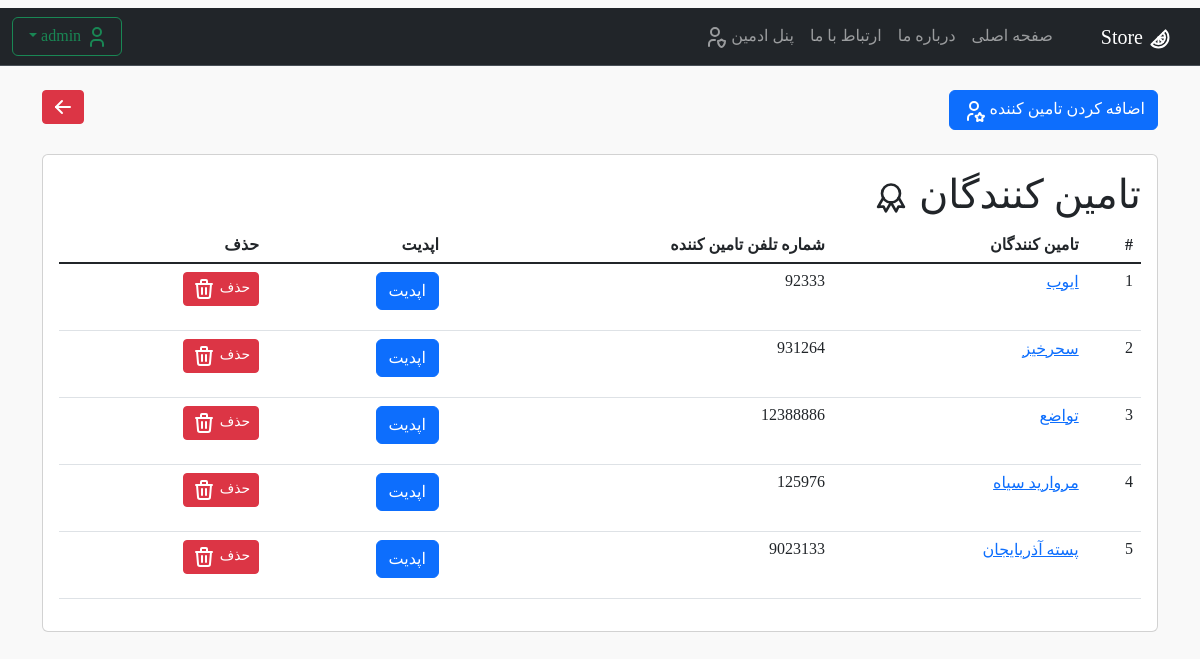
Page /panel/supplier/ (signed in) on the earlier database version.
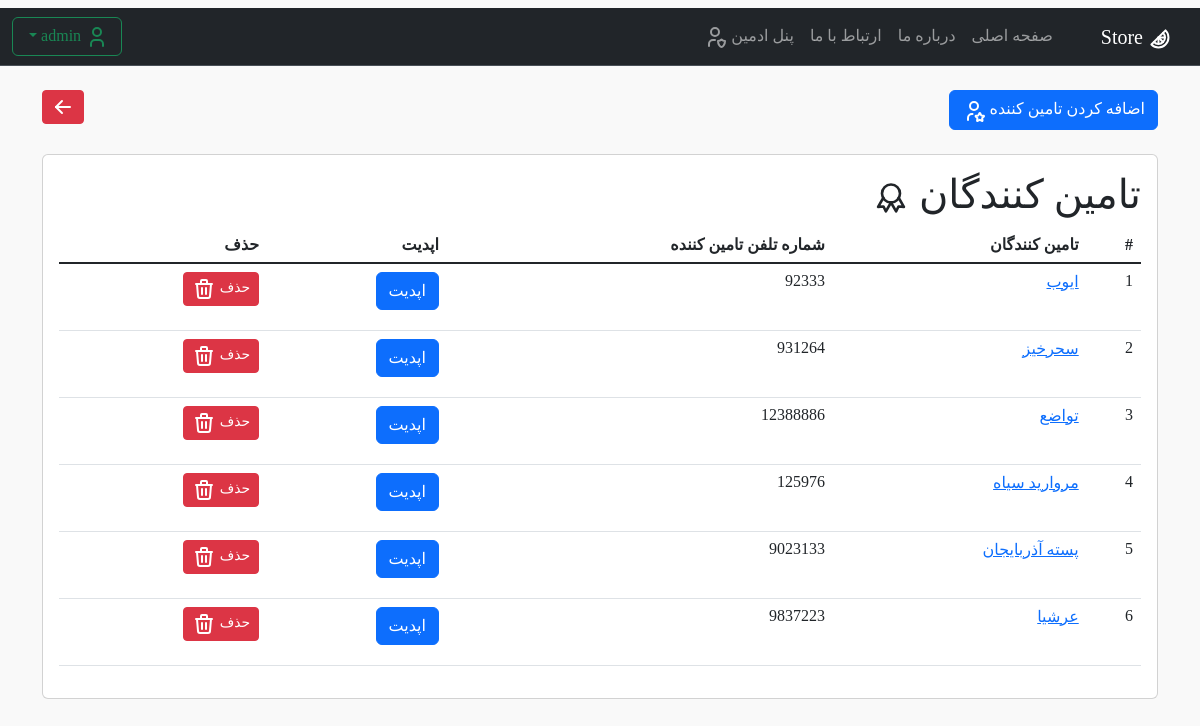
Same page on the later database version.
### products/models.py (models this page shows, shortened)
class Supplier(models.Model):
    SupplierId = models.AutoField(primary_key=True)
    name = models.CharField(max_length=50, help_text='نام برند یا تامین کنندگان', verbose_name='نام تامین کنندگان')
    contactInfo = models.IntegerField(verbose_name='شماره تلفن')

### pages/views.py (the view)
# urls.py: path('panel/supplier/', List_Supplier.as_view(), name='link_sup_list'),
class List_Supplier(ListView):
    model = Supplier
    template_name = "admin/supplier.html"
    context_object_name = 'sup_list'
    def dispatch(self, request, *args, **kwargs):
        if not request.user.is_superuser:
            return HttpResponseForbidden("<b><h2>دسترسی ممنوع است</h2></b><h4> .فقط مدیر سایت میتواند وارد شود</h4>")
        return super().dispatch(request, *args, **kwargs)

### templates/admin/supplier.html (shortened to what this page needs)
{% extends 'base.html' %}
{% block content %}
<br>
<button type="button" class="btn btn-primary btn">
    <a class="nav-link active" href="{% url 'add_sup' %}"> اضافه کردن تامین کننده
    </a>
</button>
<button type="submit" class="btn btn-danger btn-sm" style="float:left"><a class="nav-link active"
                                                                          href="{% url 'panel_admin' %}">
</a></button>
<br>
<br>
<div class="card">
    <div class="card-body">
        <h1>تامین کنندگان
        </h1>
        <table class="table table-hover">
            <thead>
            <tr>
                <th scope="col">#</th>
                <th scope="col">تامین کنندگان</th>
                <th scope="col">شماره تلفن تامین کننده</th>
                <th scope="col">اپدیت</th>
                <th scope="col">حذف</th>
            </tr>
            <tbody class="table-group-divider">
            {% for sl in sup_list %}
            <tr>
                <td scope="row">{{ forloop.counter }}</td>
                <td><a href="{% url 'link_upd_supp' sl.pk %}">{{ sl.name }}</a></td>
                <td>{{ sl.contactInfo }}</td>
                <td>
                    <button type="button" class="btn btn-primary btn">
                        <a class="nav-link active" href="{% url 'link_upd_supp' sl.pk %}">اپدیت
                        </a>
                    </button>
                </td>
                <td>
                    <form method="post" action="{% url 'delete_sup' sl.pk %}">
                        <button type="submit" class="btn btn-danger btn-sm">حذف
                        </button>
                    </form>
                </td>
            </tr>
            {% endfor %}
            </tbody>
        </table>
    </div>
</div>
{% endblock %}

Differences in the rows shown:
added Supplier: name "عرشیا", contactInfo "9837223"
